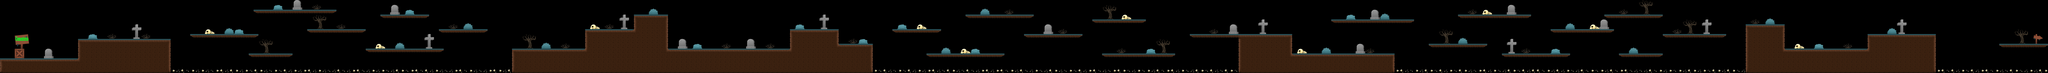

This game map was drawn from its Tiled (.tmx) file and the tilesets committed beside it. A one-line description and the trimmed map source follow:
An orthogonal 420x15 tile map with 32x32 px tiles, 3 tile layers (suelo, objetos, letra), 3 tilesets and 40 objects (terreno 1, terreno 2, terreno 3, terreno 4, terreno 5, ...).

<map version="1.8" tiledversion="1.8.2" orientation="orthogonal" renderorder="right-down" width="420" height="15" tilewidth="32" tileheight="32" infinite="0" nextlayerid="7" nextobjectid="41">
 <tileset firstgid="1" source="objetos.tsx" />
 <tileset firstgid="65" source="tiles.tsx" />
 <tileset firstgid="97" source="letra.tsx" />
 <layer id="2" name="suelo" width="420" height="15">
  <data>[6300 cells, 1667 non-empty, 20 distinct tile ids]</data>
 </layer>
 <layer id="3" name="objetos" width="420" height="15">
  <data>[6300 cells, 378 non-empty, 50 distinct tile ids]</data>
 </layer>
 <layer id="6" name="letra" width="420" height="15">
  <data>[6300 cells, 6 non-empty, 6 distinct tile ids]</data>
 </layer>
 <objectgroup id="4" name="terreno">
  <object id="1" name="terreno 1" x="2" y="384" width="508" height="95.3333" />
  <object id="2" name="terreno 2" x="511" y="256" width="609" height="224" />
  <object id="3" name="terreno 3" x="3359" y="322" width="481" height="158" />
  <object id="4" name="terreno 4" x="3841" y="192" width="316" height="290" />
  <object id="5" name="terreno 5" x="4159" y="95" width="225" height="387" />
  <object id="6" name="terreno 6" x="4385" y="321" width="799" height="159" />
  <object id="7" name="terreno 7" x="5185" y="191" width="319" height="287" />
  <object id="8" name="terreno 8" x="5505" y="288" width="223" height="192" />
  <object id="9" name="terreno 9" x="7810" y="225" width="319" height="23" />
  <object id="10" name="terreno 10" x="8127" y="225" width="353" height="253" />
  <object id="11" name="terreno 11" x="8480" y="353" width="673" height="126" />
  <object id="12" name="terreno 12" x="11456" y="161" width="257" height="319" />
  <object id="13" name="terreno 13" x="11712" y="321" width="544" height="159" />
  <object id="14" name="terreno 14" x="12256" y="223" width="448" height="257" />
  <object id="15" name="huesos 1" x="1121" y="456" width="2239" height="22" />
  <object id="16" name="huesos 2" x="5729" y="457" width="2398" height="22" />
  <object id="17" name="huesos 3" x="9152" y="456" width="2305" height="22" />
  <object id="18" name="huesos 4" x="12706" y="458" width="734" height="22" />
  <object id="19" name="isla 1" x="1248" y="223" width="448" height="25" />
  <object id="20" name="isla 2" x="1632" y="353" width="288" height="23" />
  <object id="21" name="isla 3" x="1664" y="64" width="544" height="25" />
  <object id="22" name="isla 4" x="2015" y="193" width="383" height="23" />
  <object id="23" name="isla 5" x="2497" y="95" width="318" height="25" />
  <object id="24" name="isla 6" x="2399" y="320" width="513" height="25" />
  <object id="25" name="isla 7" x="2880" y="191" width="320" height="25" />
  <object id="26" name="isla 8" x="5855" y="192" width="322" height="24" />
  <object id="27" name="isla 9" x="6081" y="351" width="511" height="26" />
  <object id="28" name="isla 10" x="6336" y="96" width="448" height="23" />
  <object id="29" name="isla 11" x="6720" y="225" width="385" height="24" />
  <object id="30" name="isla 12" x="7168" y="128" width="353" height="24" />
  <object id="31" name="isla 13" x="7232" y="351" width="481" height="25" />
  <object id="32" name="isla 14" x="8736" y="129" width="545" height="23" />
  <object id="33" name="isla 15" x="9568" y="97" width="480" height="23" />
  <object id="34" name="isla 16" x="9376" y="287" width="387" height="26" />
  <object id="35" name="isla 17" x="9856" y="354" width="448" height="23" />
  <object id="36" name="isla 18" x="10177" y="191" width="416" height="25" />
  <object id="37" name="isla 19" x="10528" y="97" width="386" height="24" />
  <object id="38" name="isla 20" x="10624" y="352" width="290" height="23" />
  <object id="39" name="isla 21" x="10913" y="224" width="407" height="24" />
  <object id="40" name="isla 22" x="13121" y="288" width="319" height="25" />
 </objectgroup>
</map>
